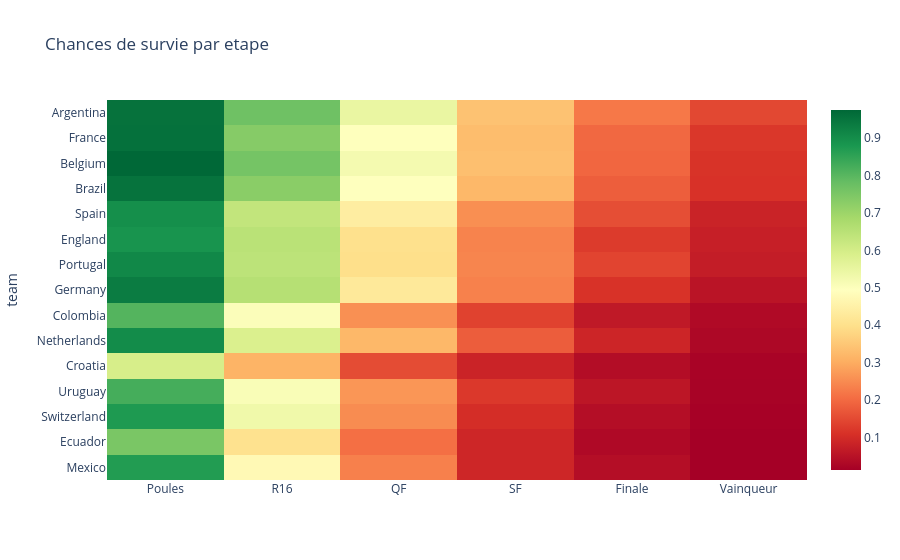

This figure's notebook cell:
### Code cell
heat = sim_df.set_index("team")[["qual_prob", "r16_prob", "qf_prob", "sf_prob", "final_prob", "win_prob"]]
heat.columns = ["Poules", "R16", "QF", "SF", "Finale", "Vainqueur"]

fig = px.imshow(
    heat.sort_values("Vainqueur", ascending=False).head(15),
    title="Chances de survie par etape",
    aspect="auto",
    color_continuous_scale="RdYlGn",
)
fig.show()

### Figure 1 — Plotly figure (JSON) as saved in the notebook; plotly's stock layout.template omitted (floating-point values rounded to 4 significant figures)
{"data": [{"coloraxis": "coloraxis", "hovertemplate": "x: %{x}<br>team: %{y}<br>color: %{z}<extra></extra>", "name": "0", "type": "heatmap", "x": ["Poules", "R16", "QF", "SF", "Finale", "Vainqueur"], "xaxis": "x", "y": ["Argentina", "France", "Belgium", "Brazil", "Spain", "England", "Portugal", "Germany", "Colombia", "Netherlands", "Croatia", "Uruguay", "Switzerland", "Ecuador", "Mexico"], "yaxis": "y", "z": [[0.954, 0.769, 0.547, 0.34, 0.222, 0.147], [0.956, 0.734, 0.497, 0.33, 0.197, 0.12], [0.975, 0.76, 0.522, 0.334, 0.194, 0.114], [0.952, 0.728, 0.496, 0.32, 0.181, 0.111], [0.897, 0.634, 0.439, 0.255, 0.157, 0.083], [0.886, 0.649, 0.402, 0.238, 0.126, 0.076], [0.911, 0.644, 0.397, 0.241, 0.141, 0.071], [0.934, 0.657, 0.426, 0.235, 0.112, 0.053], [0.806, 0.504, 0.257, 0.138, 0.063, 0.034], [0.903, 0.584, 0.321, 0.18, 0.088, 0.029], [0.594, 0.314, 0.153, 0.084, 0.04, 0.02], [0.824, 0.509, 0.266, 0.122, 0.057, 0.019], [0.874, 0.532, 0.251, 0.103, 0.042, 0.016], [0.752, 0.405, 0.209, 0.09, 0.032, 0.013], [0.869, 0.475, 0.233, 0.089, 0.041, 0.013]]}], "layout": {"coloraxis": {"colorscale": [[0, "rgb(165,0,38)"], [0.1, "rgb(215,48,39)"], [0.2, "rgb(244,109,67)"], [0.3, "rgb(253,174,97)"], [0.4, "rgb(254,224,139)"], [0.5, "rgb(255,255,191)"], [0.6, "rgb(217,239,139)"], [0.7, "rgb(166,217,106)"], [0.8, "rgb(102,189,99)"], [0.9, "rgb(26,152,80)"], [1, "rgb(0,104,55)"]]}, "title": {"text": "Chances de survie par etape"}, "xaxis": {"anchor": "y", "domain": [0, 1]}, "yaxis": {"anchor": "x", "autorange": "reversed", "domain": [0, 1], "title": {"text": "team"}}}}
